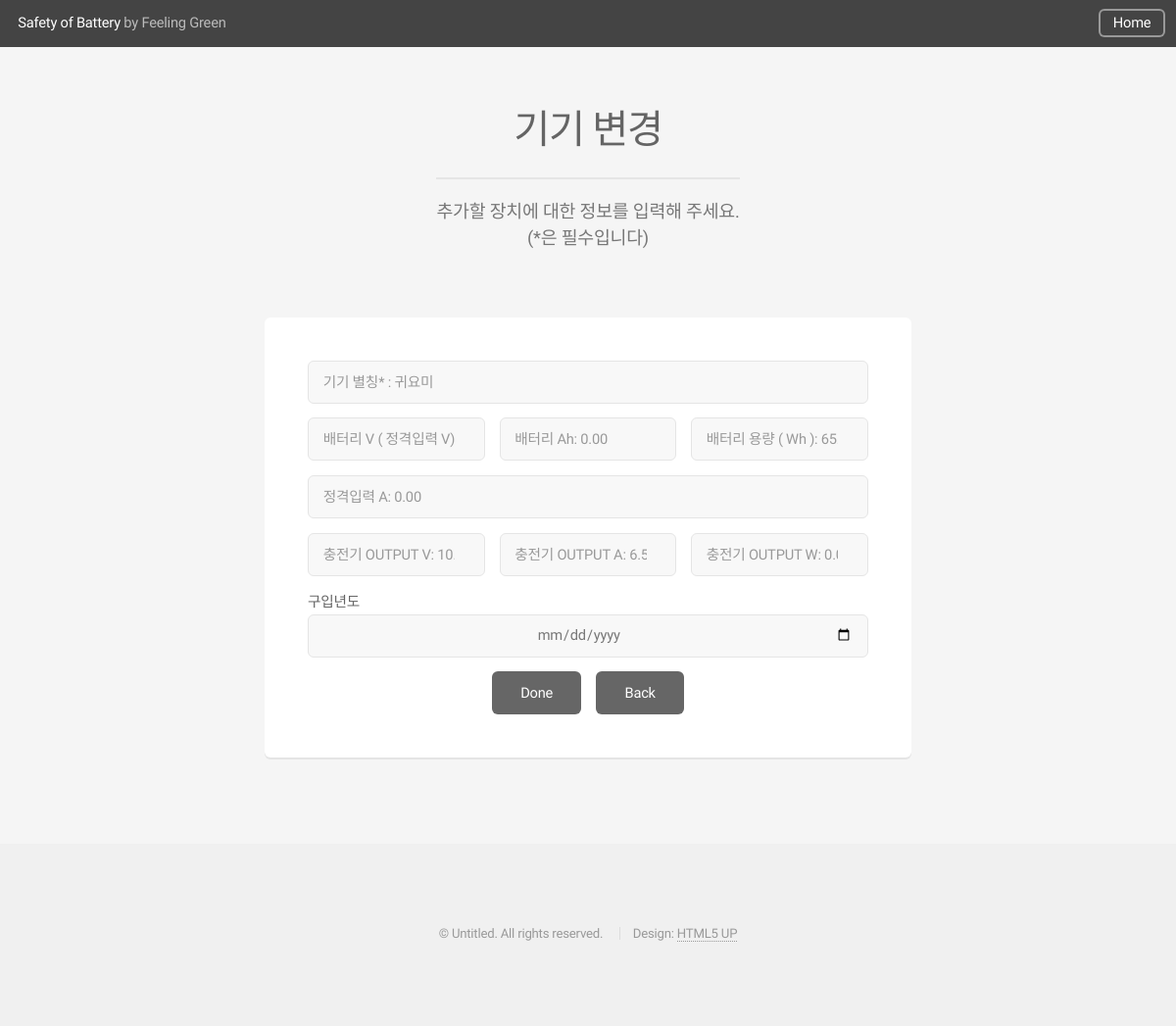
/device/edit/귀요미 (signed in), run on an earlier commit of the app's database.
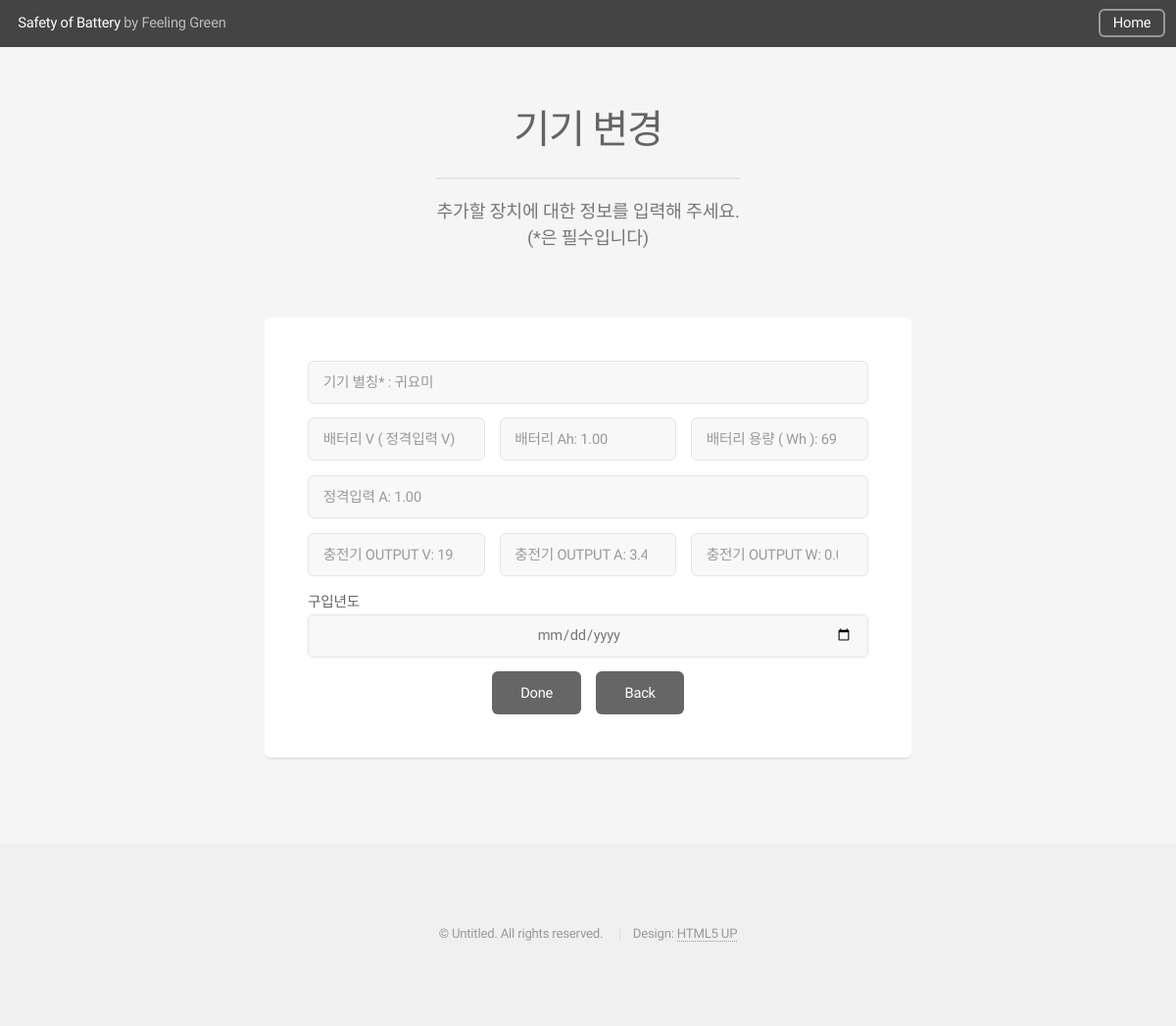
And on a later commit of the database.
### blog/models.py (models this page shows, shortened)
class LithiumBattery(models.Model):
    member=models.ForeignKey(Member, on_delete=models.CASCADE)
    name=models.CharField(max_length=20)
    category=models.CharField(max_length=20, null = True)
    battery_voltage=models.DecimalField(default=0, decimal_places=2, max_digits=20)
    battery_current=models.DecimalField(default=0, decimal_places=2, max_digits=20)
    battery_capacity=models.DecimalField(default=0, decimal_places=2, max_digits=20)
    rated_input_current=models.DecimalField(default=0, decimal_places=2, max_digits=20)
    charger_voltage=models.DecimalField(default=0, decimal_places=2, max_digits=20)
    charger_current=models.DecimalField(default=0, decimal_places=2, max_digits=20)
    charger_watt=models.DecimalField(default=0, decimal_places=2, max_digits = 20)
    purchase_period=models.DateField(editable=True, auto_now_add=False)
    status=models.CharField(max_length=20, null = True)
    loss=models.DecimalField(default=1.2, decimal_places=10, max_digits=20)
    loss_record = []
    manual_prediction = models.DecimalField(default = 0, decimal_places=10, max_digits=20)
    min_voltage=models.DecimalField(default=3.7, decimal_places=2, max_digits=20)
    max_voltage=models.DecimalField(default=4.2, decimal_places=2, max_digits=20)
    start_battery = models.IntegerField(default = 0)
    want_battery = models.IntegerField(default = 0)
    time_prediction_entire = models.DecimalField(default = 30, decimal_places=3, max_digits=20)
    time_prediction_day = models.IntegerField(default = 0)
    time_prediction_hour = models.IntegerField(default = 0)
    time_prediction_min = models.IntegerField(default = 0)
    time_prediction_sec = models.IntegerField(default = 0)
    now_time = models.DateTimeField(auto_now_add = True)
    charging_start_time = models.DateTimeField(auto_now_add=True)
    charging_finish_time = models.DateTimeField(auto_now_add=True)

### blog/views.py (the view, shortened to what this page needs)
# urls.py: path('device/edit/<str:device_name>', views.device_edit, name = 'device_edit'),
def device_edit(request, device_name):
    user = request.user
    member = Member.objects.get(user=user)
    device = LithiumBattery.objects.get(member=member, name=device_name)
    return render(request, 'device_edit.html', {'device':device})

### blog/templates/device_edit.html (shortened to what this page needs)
{% load static %}
<!DOCTYPE HTML>
<html>
<head>
   <link rel="stylesheet" href="{% static 'css/main.css'%}" />
</head>
<body class="is-preload">
   <div id="page-wrapper">
      <header id="header">
         <h1><a href="{% url 'index' %}">Safety of Battery</a> by Feeling Green</h1>
         <nav id="nav">
            <ul>
               <li><a href="{% url 'index' %}" class="button">Home</a></li>
            </ul>
         </nav>
      </header>
      <section id="main" class="container medium">
         <header>
            <h2>기기 변경</h2>
            <p>추가할 장치에 대한 정보를 입력해 주세요.<br>(*은 필수입니다)</p>
         </header>
         <div class="box">
            <form action="{% url 'device_edit' device.name %}" method="post" autocomplete="on">
               <div class="row gtr-50 gtr-uniform">
                  <div class="col-12">
                     <input type="text" maxlength='20' name="name" id="subject" placeholder="기기 별칭* : {{device.name}}"/>
                  </div>
                  <div class="col-4 col-12-mobilep">
                     <input type="number" step="0.01" name="battery_voltage" id="name"
                        placeholder="배터리 V ( 정격입력 V): {{device.battery_voltage}}" />
                  </div>
                  <div class="col-4 col-12-mobilep">
                     <input type="number" step="0.01" name="battery_current" id="email"
                        placeholder="배터리 Ah: {{device.battery_current}}" />
                  </div>
                  <div class="col-4 col-12-mobilep">
                     <input type="number" step="0.01" name="battery_capacity" id="email"
                        placeholder="배터리 용량 ( Wh ): {{device.battery_capacity}}" />
                  </div>
                  <div class="col-12 col-12-mobilep">
                     <input type="number" step="0.01" name="rated_input_current" id="email"
                        placeholder="정격입력 A: {{device.rated_input_current}}" />
                  </div>
                  <div class="col-4 col-12-mobilep">
                     <input type="number" step="0.01" name="charger_voltage" id="email"
                        placeholder="충전기 OUTPUT V: {{device.charger_voltage}}" />
                  </div>
                  <div class="col-4 col-12-mobilep">
                     <input type="number" step="0.01" name="charger_current" id="email"
                        placeholder="충전기 OUTPUT A: {{device.charger_current}}" />
                  </div>
                  <div class="col-4 col-12-mobilep">
                     <input type="number" step="0.01" name="charger_watt" id="email"
                        placeholder="충전기 OUTPUT W: {{device.charger_watt}}" />
                  </div>
                  <div class="col-12">
                     <b>구입년도 </b><br>
                     <input type="date" name="purchase_period" id="subject" value="{{device.purchase_period}}/>
                  </div>
                  <div class="col-12 col-12-mobilep" style="text-align: center;">
                  </div>
                  <div class="col-12">
                     <ul class="actions special">
                        <li><input type="submit" name="done" value="Done" /></li>
                        <li><input type="submit" name="back" value="Back" /></li>
                     </ul>
                  </div>
               </div>
            </form>
         </div>
      </section>
      <footer id="footer">
         <ul class="copyright">
            <li>&copy; Untitled. All rights reserved.</li>
            <li>Design: <a href="http://html5up.net">HTML5 UP</a></li>
         </ul>
      </footer>
   </div>
</body>
</html>

What changed in the data, as far as the page shows it:
changed LithiumBattery "기기 별칭* : 귀요미": battery_voltage "배터리 V ( 정격입력 V): 0.00" → "배터리 V ( 정격입력 V): 1.00"; battery_current "배터리 Ah: 0.00" → "배터리 Ah: 1.00"; battery_capacity "배터리 용량 ( Wh ): 65.00" → "배터리 용량 ( Wh ): 69.70"; rated_input_current "정격입력 A: 0.00" → "정격입력 A: 1.00"; charger_voltage "충전기 OUTPUT V: 10.00" → "충전기 OUTPUT V: 19.00"; charger_current "충전기 OUTPUT A: 6.50" → "충전기 OUTPUT A: 3.42"
